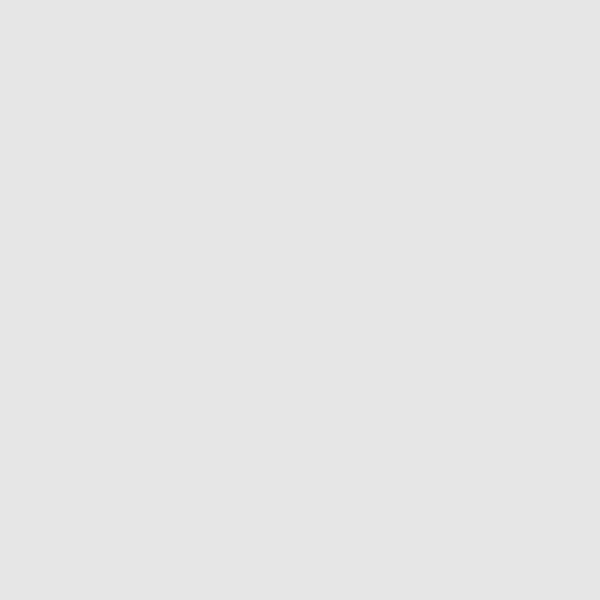
Frame 1 (no input)
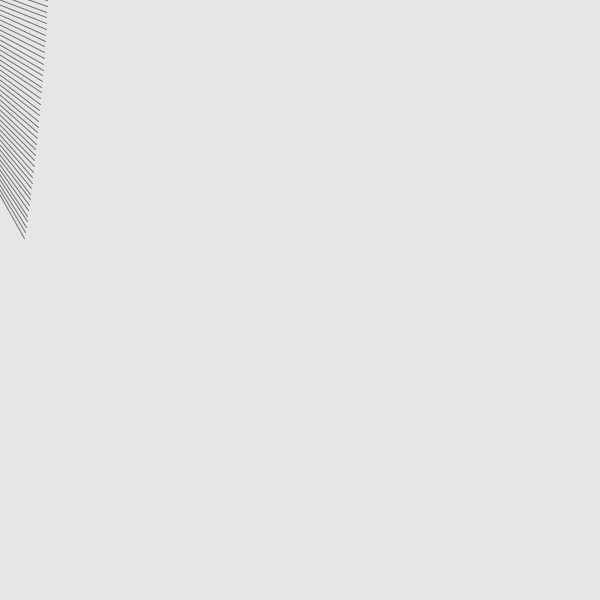
Frame 60 (the mouse pressed at the canvas centre just before this capture)
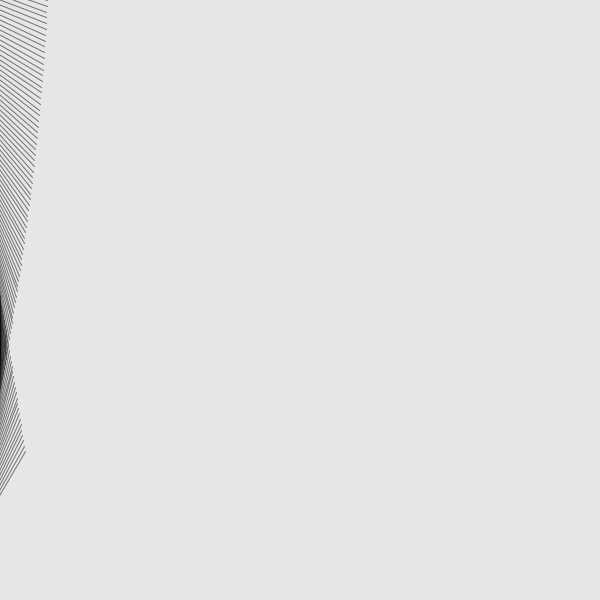
Frame 120 (the mouse held since frame 60 and released just before this capture)

The Processing sketch that drew these frames (run headless with seeded random() and noise(); from frame 60 on, the mouse is pressed at the canvas centre):

// Processing sketch: sketch_13
// ── sketch_13.pde
// this sketch draws a pattern by moving a rotating 
// line from the top to bottom of the screen, and 
// then over to the right, then repeating. 

// change the sketch so that it draws from left to right, 
// then down, instead. change either the translate function 
// or the conditional to do this.

float x = 0; 
float y = -100;

void setup() {
  size(600, 600);
  background(230);
  rectMode(CENTER);
}

void draw() {
  pushMatrix();
  translate(x, y);
  rotate(radians(frameCount + x));
  stroke(0, 130);
  line(-50, 0, 50, 0);
  
  popMatrix();
  
  y+=5;
  
  if (y > height + 100) {
    y = -100;
    x += 70;
  }
}
